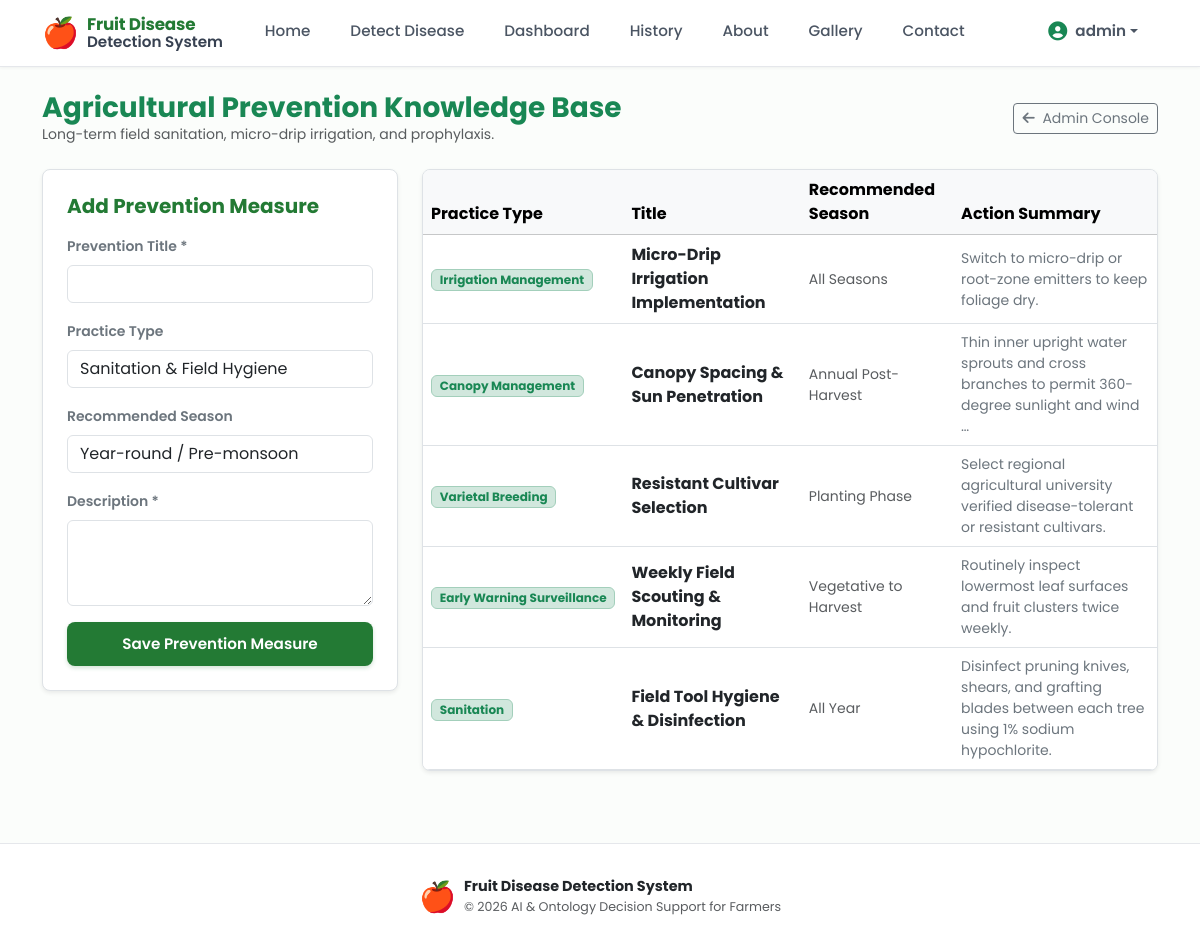
The app's page /diseases/preventions/ (signed in) with its own data.
### diseases/models.py (models this page shows, shortened)
class Prevention(models.Model):
    title = models.CharField(max_length=150)
    practice_type = models.CharField(max_length=100, default='Sanitation & Field Hygiene')
    description = models.TextField()
    season = models.CharField(max_length=100, blank=True, default='Year-round / Pre-monsoon')

### diseases/views.py (the view)
# urls.py: path('preventions/', prevention_list_view, name='prevention_list'),
@login_required
def prevention_list_view(request):
    preventions = Prevention.objects.all().prefetch_related('diseases')
    form = PreventionForm()
    if request.method == 'POST' and (request.user.is_superuser or request.user.profile.is_expert):
        form = PreventionForm(request.POST)
        if form.is_valid():
            form.save()
            messages.success(request, "Prevention guideline added successfully.")
            return redirect('diseases:prevention_list')
    return render(request, 'preventions_list.html', {'preventions': preventions, 'form': form})

### diseases/forms.py
class PreventionForm(forms.ModelForm):
    class Meta:
        model = Prevention
        fields = ['title', 'practice_type', 'description', 'season']
        widgets = {
            'title': forms.TextInput(attrs={'class': 'form-control'}),
            'practice_type': forms.TextInput(attrs={'class': 'form-control'}),
            'description': forms.Textarea(attrs={'class': 'form-control', 'rows': 3}),
            'season': forms.TextInput(attrs={'class': 'form-control'}),
        }

### accounts/models.py (called while the page is built)
    @property
    def is_expert(self) -> bool:
        return self.role in ['expert', 'admin']

### detection/context_processors.py (called while the page is built)
def system_status(request):
    predictor = get_predictor()
    model_exists = os.path.exists(settings.SAVED_MODEL_PATH)
    owl_exists = os.path.exists(settings.OWL_FILE_PATH)
    return {
        'SYSTEM_MOCK_MODE': predictor.is_mock,
        'MODEL_FILE_EXISTS': model_exists,
        'ONTOLOGY_FILE_EXISTS': owl_exists,
        'MODEL_PATH_REL': 'model/saved_models/fruit_disease_model.h5',
        'ONTOLOGY_PATH_REL': 'ontology/fruit_disease.owl',
    }

### model/prediction/predict.py (called while the page is built, shortened)
def get_predictor() -> FruitDiseasePredictor:
    global _global_predictor
    if _global_predictor is None:
        _global_predictor = FruitDiseasePredictor()
    elif _global_predictor.is_mock and _global_predictor.model is None:
        if os.path.exists(_global_predictor.model_path):
            logger.info(
                "Retrying CNN model load (previous attempt failed, model file now found)."
            )
            _global_predictor = FruitDiseasePredictor()
    return _global_predictor

### templates/preventions_list.html (shortened to what this page needs)
{% extends 'base.html' %}
{% block content %}
<div class="container py-4">
    <div class="d-flex justify-content-between align-items-center mb-4">
        <div>
            <h3 class="fw-bold text-success mb-0">Agricultural Prevention Knowledge Base</h3>
            <p class="text-muted small mb-0">Long-term field sanitation, micro-drip irrigation, and prophylaxis.</p>
        </div>
        <a href="{% url 'detection:admin_dashboard' %}" class="btn btn-outline-secondary btn-sm">
            <i class="fa-solid fa-arrow-left me-1"></i> Admin Console
        </a>
    </div>
    <div class="row g-4">
        {% if user.is_authenticated and user.profile.is_expert %}
            <div class="col-lg-4">
                <div class="bg-white border rounded-3 shadow-sm p-4">
                    <h5 class="fw-bold mb-3" style="color: var(--theme-green);">Add Prevention Measure</h5>
                    <form method="post">
                        <div class="mb-3">
                            <label class="form-label small fw-semibold text-secondary">Prevention Title *</label>
                            {{ form.title }}
                        </div>
                        <div class="mb-3">
                            <label class="form-label small fw-semibold text-secondary">Practice Type</label>
                            {{ form.practice_type }}
                        </div>
                        <div class="mb-3">
                            <label class="form-label small fw-semibold text-secondary">Recommended Season</label>
                            {{ form.season }}
                        </div>
                        <div class="mb-3">
                            <label class="form-label small fw-semibold text-secondary">Description *</label>
                            {{ form.description }}
                        </div>
                        <button type="submit" class="btn btn-theme-green w-100">Save Prevention Measure</button>
                    </form>
                </div>
            </div>
        {% endif %}
        <div class="{% if user.is_authenticated and user.profile.is_expert %}col-lg-8{% else %}col-12{% endif %}">
            <div class="bg-white border rounded-3 shadow-sm overflow-hidden">
                <div>
                    <div class="table-responsive">
                        <table class="table table-hover align-middle mb-0">
                            <thead class="table-light">
                                <tr>
                                    <th>Practice Type</th>
                                    <th>Title</th>
                                    <th>Recommended Season</th>
                                    <th>Action Summary</th>
                                </tr>
                            </thead>
                            <tbody>
                                {% for p in preventions %}
                                    <tr>
                                        <td><span class="badge bg-success-subtle text-success border border-success-subtle">{{ p.practice_type }}</span></td>
                                        <td class="fw-bold text-dark">{{ p.title }}</td>
                                        <td class="small text-muted">{{ p.season }}</td>
                                        <td class="small text-secondary">{{ p.description|truncatewords:14 }}</td>
                                    </tr>
                                {% empty %}
                                    <tr>
                                        <td colspan="4" class="text-center py-4 text-muted">No preventions registered.</td>
                                    </tr>
                                {% endfor %}
                            </tbody>
                        </table>
                    </div>
                </div>
            </div>
        </div>
    </div>
</div>
{% endblock %}

### templates/base.html (shortened to what this page needs)
<!DOCTYPE html>
<html lang="en">
<head>
    <link href="https://cdn.jsdelivr.net/npm/bootstrap@5.3.3/dist/css/bootstrap.min.css" rel="stylesheet">
    <link href="https://cdnjs.cloudflare.com/ajax/libs/font-awesome/6.5.1/css/all.min.css" rel="stylesheet">
    <link rel="stylesheet" href="/static/css/style.css">
</head>
<body>
    <nav class="navbar navbar-expand-lg navbar-clean sticky-top">
        <div class="container">
            <a class="brand-logo-container" href="{% url 'home' %}">
                <span class="brand-apple-icon">🍎</span>
                <div class="d-flex flex-column">
                    <span class="brand-text-main">Fruit Disease</span>
                    <span class="brand-text-sub">Detection System</span>
                </div>
            </a>
            <div class="collapse navbar-collapse" id="themeNavbar">
                <ul class="navbar-nav mx-auto mb-2 mb-lg-0 align-items-center">
                    <li class="nav-item">
                        <a class="nav-link {% if request.path == '/' %}active{% endif %}" href="{% url 'home' %}">Home</a>
                    </li>
                    <li class="nav-item">
                        <a class="nav-link {% if '/detection/detect/' in request.path or '/detection/result/' in request.path %}active{% endif %}" href="{% url 'detection:detect' %}">Detect Disease</a>
                    </li>
                    {% if user.is_authenticated %}
                    <li class="nav-item">
                        <a class="nav-link {% if request.path == '/dashboard/' %}active{% endif %}" href="{% url 'dashboard' %}">Dashboard</a>
                    </li>
                    <li class="nav-item">
                        <a class="nav-link {% if '/detection/history/' in request.path %}active{% endif %}" href="{% url 'detection:history' %}">History</a>
                    </li>
                    {% endif %}
                    <li class="nav-item">
                        <a class="nav-link {% if request.path == '/about/' %}active{% endif %}" href="{% url 'about' %}">About</a>
                    </li>
                    <li class="nav-item">
                        <a class="nav-link {% if request.path == '/gallery/' %}active{% endif %}" href="{% url 'gallery' %}">Gallery</a>
                    </li>
                    <li class="nav-item">
                        <a class="nav-link {% if request.path == '/contact/' %}active{% endif %}" href="{% url 'contact' %}">Contact</a>
                    </li>
                </ul>
                <ul class="navbar-nav ms-auto align-items-center">
                    {% if user.is_authenticated %}
                        <li class="nav-item dropdown">
                            <a class="nav-link dropdown-toggle text-dark fw-semibold d-flex align-items-center py-1" href="#" role="button" data-bs-toggle="dropdown" aria-expanded="false">
                                <span>{{ user.username }}</span>
                            </a>
                        </li>
                    {% endif %}
                </ul>
            </div>
        </div>
    </nav>
    <main>
        {% block content %}{% endblock %}
    </main>
    <footer class="footer-theme mt-5">
        <div class="container">
            <div class="row g-4 align-items-center">
                <div class="col-12 text-center d-flex align-items-center justify-content-center">
                    <span class="brand-apple-icon me-2">🍎</span>
                    <div class="text-start">
                        <div class="fw-bold text-dark">Fruit Disease Detection System</div>
                        <div class="small text-muted">&copy; 2026 AI &amp; Ontology Decision Support for Farmers</div>
                    </div>
                </div>
            </div>
        </div>
    </footer>
</body>
</html>

### static/css/style.css (style rules this page uses)
:root { --theme-green: #237a34; --theme-green-hover: #1b5e20; --theme-light-green: #f0fdf4; --theme-border-green: #bbf7d0; --theme-text-dark: #1f2937; --theme-text-muted: #6b7280; --theme-card-bg: #ffffff; --theme-bg-body: #fbfdfb; --theme-danger: #dc2626; --theme-warning: #ea580c; }
body { font-family: 'Poppins', -apple-system, BlinkMacSystemFont, 'Segoe UI', Roboto, sans-serif; background-color: var(--theme-bg-body); color: var(--theme-text-dark); min-height: 100vh; display: flex; flex-direction: column; margin: 0; padding: 0; }
main { flex: 1 0 auto; }
.navbar-clean { background-color: #ffffff !important; border-bottom: 1px solid #e5e7eb; box-shadow: 0 1px 3px rgba(0, 0, 0, 0.05); padding: 0.75rem 1rem; }
.brand-logo-container { display: flex; align-items: center; text-decoration: none; }
.brand-apple-icon { font-size: 1.85rem; line-height: 1; margin-right: 0.5rem; }
.brand-text-main { font-size: 1.05rem; font-weight: 700; color: var(--theme-green); line-height: 1.1; letter-spacing: -0.2px; }
.brand-text-sub { font-size: 0.95rem; font-weight: 600; color: #374151; line-height: 1.1; }
.navbar-clean .nav-link { color: #4b5563 !important; font-size: 0.95rem; font-weight: 500; padding: 0.5rem 1.1rem !important; margin: 0 0.15rem; transition: all 0.2s ease-in-out; position: relative; border-bottom: 3px solid transparent; }
.btn-theme-green { background-color: var(--theme-green); color: #ffffff !important; border: none; font-weight: 600; font-size: 0.95rem; padding: 0.65rem 1.6rem; border-radius: 8px; display: inline-flex; align-items: center; justify-content: center; gap: 0.5rem; transition: all 0.2s ease; box-shadow: 0 2px 4px rgba(35, 122, 52, 0.2); text-decoration: none; }
.footer-theme { background-color: #ffffff; border-top: 1px solid #e5e7eb; padding: 2rem 0 1.25rem; color: #6b7280; font-size: 0.9rem; }

### records on screen
Prevention: practice_type "Irrigation Management", title "Micro-Drip Irrigation Implementation", season "All Seasons", description "Switch to micro-drip or root-zone emitters to keep foliage dry."
Prevention: practice_type "Canopy Management", title "Canopy Spacing & Sun Penetration", season "Annual Post-Harvest", description "Thin inner upright water sprouts and cross branches to permit 360-degree sunlight and wind …"
Prevention: practice_type "Varietal Breeding", title "Resistant Cultivar Selection", season "Planting Phase", description "Select regional agricultural university verified disease-tolerant or resistant cultivars."
Prevention: practice_type "Early Warning Surveillance", title "Weekly Field Scouting & Monitoring", season "Vegetative to Harvest", description "Routinely inspect lowermost leaf surfaces and fruit clusters twice weekly."
Prevention: practice_type "Sanitation", title "Field Tool Hygiene & Disinfection", season "All Year", description "Disinfect pruning knives, shears, and grafting blades between each tree using 1% sodium hypochlorite."

### other values on screen
{{ user.username }} "admin"
